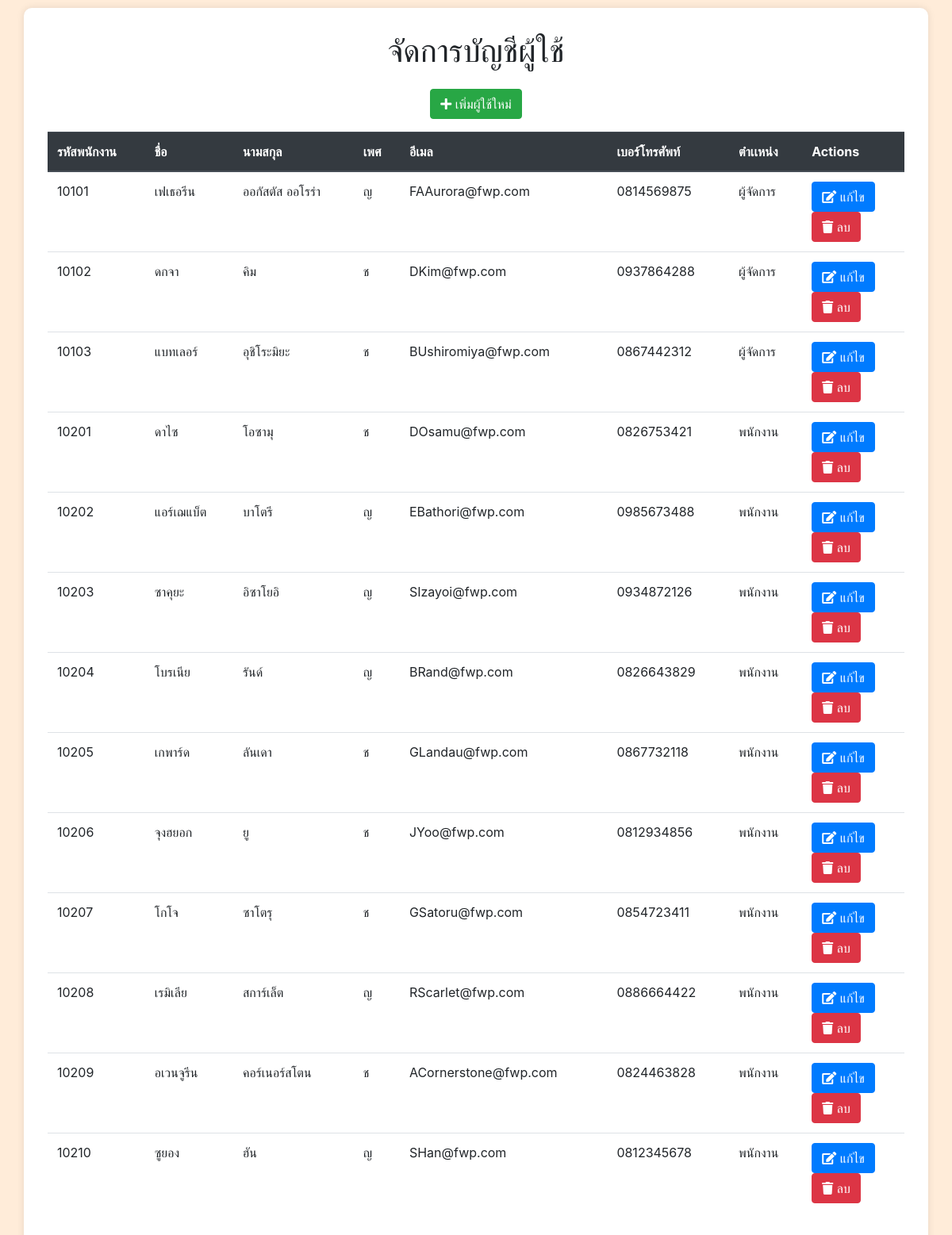
Before: /manage_Accounts.php with the older database file.
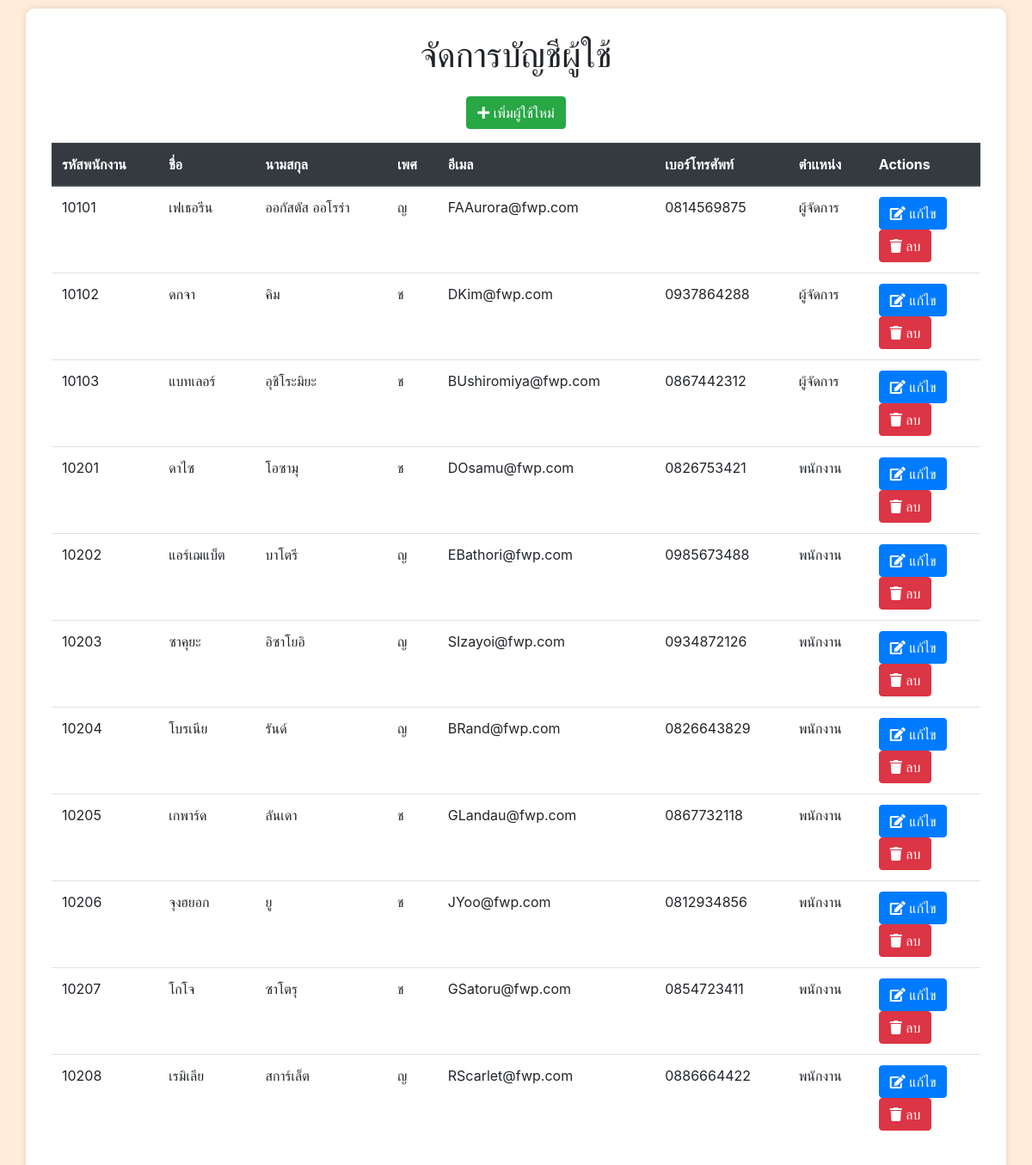
After: the same page with the newer database file.
### tables this page shows
CREATE TABLE employees (
  emp_id INTEGER PRIMARY KEY,
  first_name TEXT,
  last_name TEXT,
  sex TEXT,
  email TEXT,
  phone TEXT,
  position TEXT
);

### manage_Accounts.php (the view, shortened to what this page needs)
<?php
$db = new MyDB();
?>
<!DOCTYPE html>
<html lang="en">
<head>
    <link rel="stylesheet" href="https://maxcdn.bootstrapcdn.com/bootstrap/4.3.1/css/bootstrap.min.css">
    <link rel="stylesheet" href="https://cdnjs.cloudflare.com/ajax/libs/font-awesome/5.15.4/css/all.min.css">
</head>
<body>
    <div class="container">
        <div class="text-center">
            <h1>จัดการบัญชีผู้ใช้</h1>
        </div>
        <div class="text-center">
            <form method="post" action="add_user.php">
                <button type="submit" name="add" class="btn btn-success m-3"><i class="fas fa-plus"></i>
                    เพิ่มผู้ใช้ใหม่</button>
            </form>
        </div>
        <?php
        $sql = "SELECT * FROM employees";
        $ret = $db->query($sql);
        echo "<table class='table'>";
        echo "<thead class='thead-dark'>";
        echo "<tr>";
        echo "<th>รหัสพนักงาน</th>";
        echo "<th>ชื่อ</th>";
        echo "<th>นามสกุล</th>";
        echo "<th>เพศ</th>";
        echo "<th>อีเมล</th>";
        echo "<th>เบอร์โทรศัพท์</th>";
        echo "<th>ตำเเหน่ง</th>";
        echo "<th>Actions</th>";
        echo "</tr>";
        echo "</thead>";
        echo "<tbody>";
        while ($row = $ret->fetchArray(SQLITE3_ASSOC)) {
            echo "<tr>";
            echo "<td>" . $row["emp_id"] . "</td>";
            echo "<td>" . $row["first_name"] . "</td> ";
            echo "<td>" . $row["last_name"] . "</td>";
            echo "<td>" . $row["sex"] . "</td>";
            echo "<td>" . $row["email"] . "</td>";
            echo "<td>" . $row["phone"] . "</td>";
            echo "<td>" . $row["position"] . "</td>";
            echo "<td>";
            echo "<form method='post' action='edit_user.php'>";
            echo "<button type='submit' name='editemp' class='btn btn-primary'><i class='fas fa-edit'></i> แก้ไข</button>";
            echo "</form>";
            echo "<form method='post' action='" . htmlspecialchars($_SERVER["PHP_SELF"]) . "'>";
            echo "<button type='submit' name='delemp' class='btn btn-danger'><i class='fas fa-trash'></i> ลบ</button>";
            echo "</form>";
            echo "</td>";
            echo "</tr>";
        }
        echo "</tbody>";
        echo "</table>";
        ?>
    </div>
</body>
</html>

### manage_Accounts.php (style rules this page uses)
body { background-color: #FFECD9; padding-top: 10px; }
.container { background-color: #fff; border-radius: 10px; padding: 30px; box-shadow: 0 0 10px rgba(0, 0, 0, 0.1); }

Changed rows visible on the page:
removed employees: emp_id "10209", first_name "อเวนจูรีน", last_name "คอร์เนอร์สโตน", sex "ช", email "ACornerstone@fwp.com", phone "0824463828", position "พนักงาน"
removed employees: emp_id "10210", first_name "ซูยอง", last_name "ฮัน", sex "ญ", email "SHan@fwp.com", phone "0812345678", position "พนักงาน"
